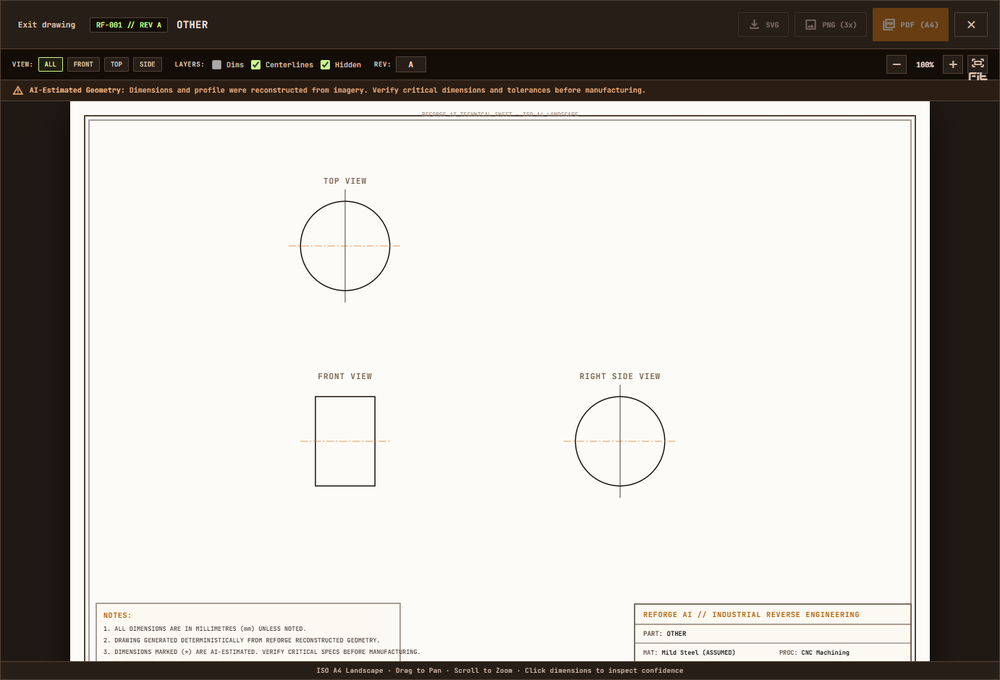
#> input picture report_case/brake/drawing.png, 1000 x 680 px, shrunk from 1382 x 940 before the run
$ python -i calibration.py   (imports and definitions only)
#> lines starting #> are read from the running program, lines starting #| are printed output that depends on the picture; after the words box and inside, x2 and y2 are one past the last pixel; in counts of white or black regions, pixels touching at a corner belong together
#> further down, picture is the input picture: shape (680, 1000, 3); mean B, G, R 178.4, 183.6, 188
"""
calibration.py — Automatic Fiducial Reference & A4 Paper Calibration Engine.

Detects standardized reference benchmarks in photographs:
- ISO 216 A4 Paper (210.0 mm x 297.0 mm, aspect ratio 1 : sqrt(2) ~ 1.4142)
- Rectangular reference targets & grid mats
- User-specified reference objects (e.g. calibration ruler, known diameter)

Uses OpenCV contour analysis, polygon approximation (cv2.approxPolyDP),
corner ordering, and 4-point perspective homography (cv2.getPerspectiveTransform)
to compute true planar metric scale (mm_per_pixel) and planar rectification.
"""

from __future__ import annotations

import logging
import math
from typing import Any, Dict, List, Optional, Tuple

import cv2
import numpy as np

logger = logging.getLogger("reforge.vision.calibration")

# Standard physical dimensions in millimeters
A4_WIDTH_MM = 210.0
A4_HEIGHT_MM = 297.0
A4_ASPECT_RATIO = A4_HEIGHT_MM / A4_WIDTH_MM  # ~1.4142857


def order_quad_points(pts: np.ndarray) -> np.ndarray:
    """
    Orders 4 quadrilateral 2D corner coordinates clockwise starting from top-left:
    [top-left, top-right, bottom-right, bottom-left].
    """
    pts = pts.reshape(4, 2).astype(np.float32)
    rect = np.zeros((4, 2), dtype=np.float32)

    # Top-left has smallest sum (x + y), bottom-right has largest sum
    s = pts.sum(axis=1)
    rect[0] = pts[np.argmin(s)]
    rect[2] = pts[np.argmax(s)]

    # Top-right has smallest diff (y - x), bottom-left has largest diff
    diff = np.diff(pts, axis=1)
    rect[1] = pts[np.argmin(diff)]
    rect[3] = pts[np.argmax(diff)]

    return rect


def detect_a4_paper_corners(
    image: np.ndarray,
    min_area_ratio: float = 0.05,
    max_area_ratio: float = 0.98,
) -> Optional[Dict[str, Any]]:
    """
    Detects an A4 sheet of paper in an RGB or Grayscale image.
    Returns:
        dict with:
            - corners_px: List of 4 ordered corners [[x0,y0], [x1,y1], [x2,y2], [x3,y3]]
            - mm_per_pixel: float
            - homography_matrix: 3x3 list of floats
            - confidence: float [0..1]
            - orientation: 'portrait' | 'landscape'
        or None if no confident A4 sheet is detected.
    """
#> called with min_area_ratio = 0.05, max_area_ratio = 0.98
    if image is None or image.size == 0:
        return None

    h, w = image.shape[:2]
#> h = 680; w = 1000
    total_area = float(w * h)
#> total_area = 680000

    if len(image.shape) == 3:
        gray = cv2.cvtColor(image, cv2.COLOR_BGR2GRAY if image.shape[2] == 3 else cv2.COLOR_RGB2GRAY)
    else:
        gray = image

    # Blur to suppress texture on paper and background
    blurred = cv2.GaussianBlur(gray, (5, 5), 0)
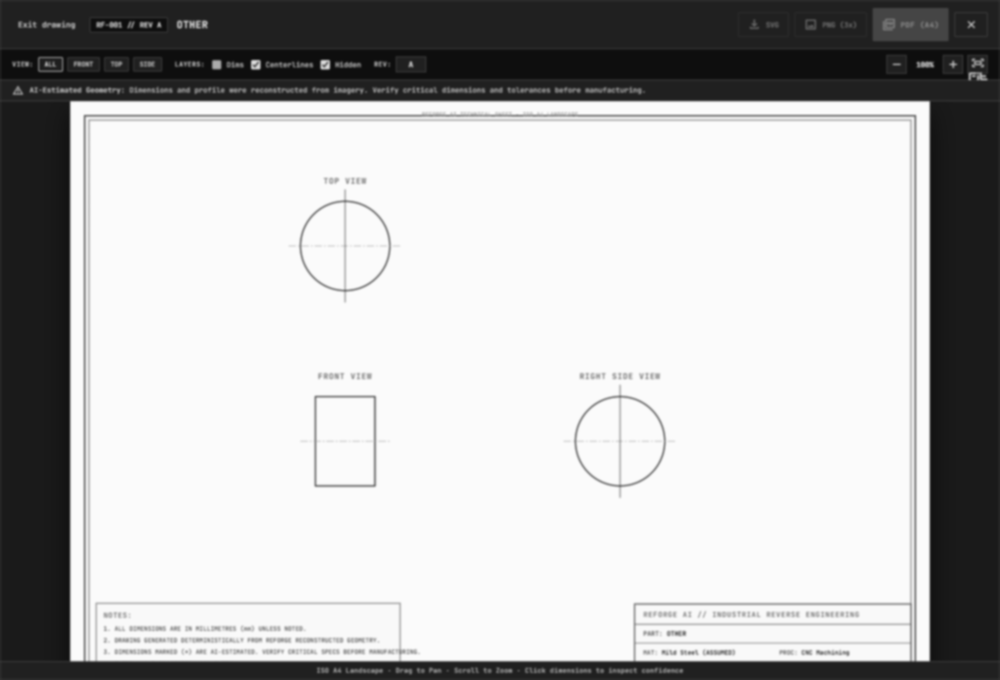
#> blurred: shape (680, 1000); min 14, max 252, mean 184.2

    # Multi-threshold & edge detection to catch light paper against varied backgrounds
    candidates = []

    # 1. Canny edge detector with morphological closing
    edges = cv2.Canny(blurred, 30, 120)
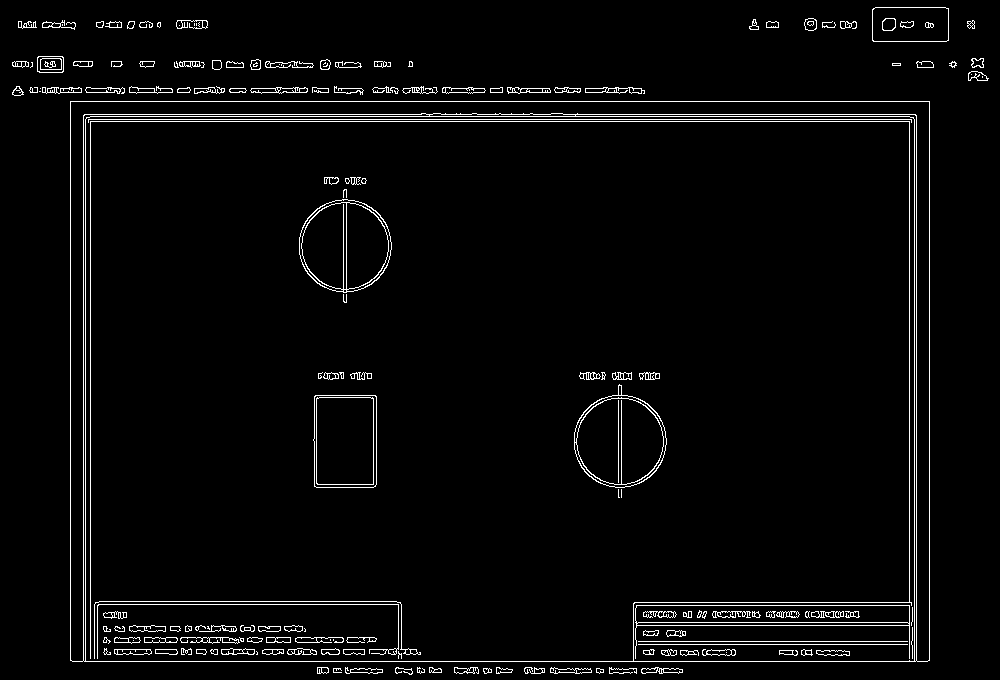
#> edges: shape (680, 1000); 3.3% white in thin lines or dots
    kernel = cv2.getStructuringElement(cv2.MORPH_RECT, (5, 5))
    closed = cv2.morphologyEx(edges, cv2.MORPH_CLOSE, kernel, iterations=2)
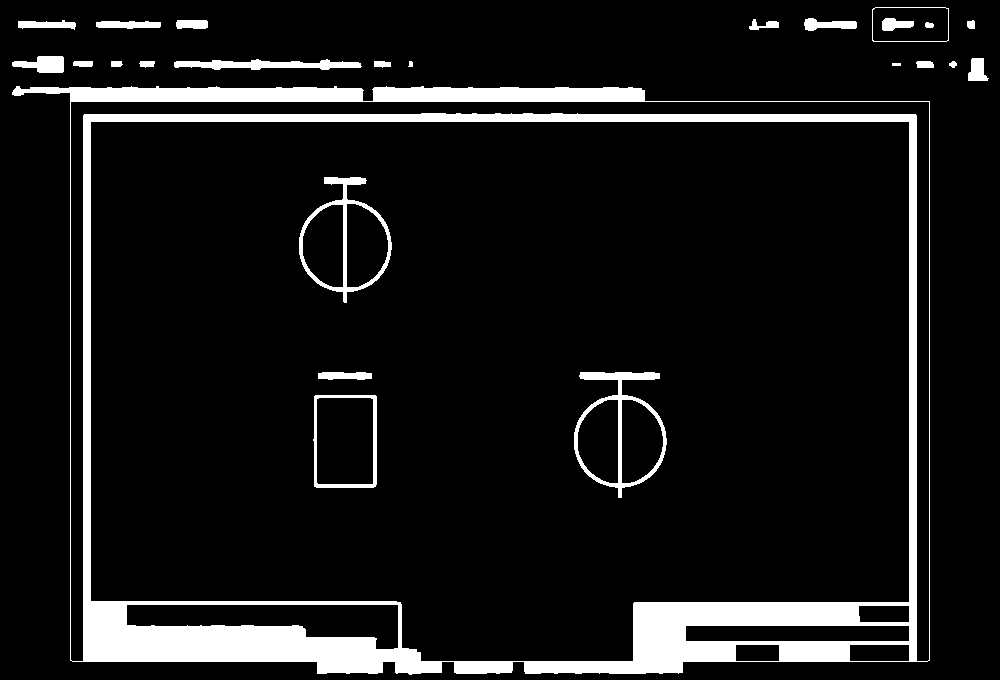
#> closed: shape (680, 1000); 9.2% white; 25 white regions

    # Find external and nested contours
    contours, _ = cv2.findContours(closed, cv2.RETR_TREE, cv2.CHAIN_APPROX_SIMPLE)
#> contours = 38 contours, 2 with area under 20; largest, box (x1, y1, x2, y2) and area: (12, 86, 930, 675) 492610, (90, 121, 910, 662) 407095, (70, 101, 930, 662) 25319, (574, 372, 667, 498) 7290, (126, 604, 399, 650) 7230

    # 2. Also try adaptive / Otsu thresholding for white paper on darker surface
    _, otsu = cv2.threshold(blurred, 0, 255, cv2.THRESH_BINARY + cv2.THRESH_OTSU)
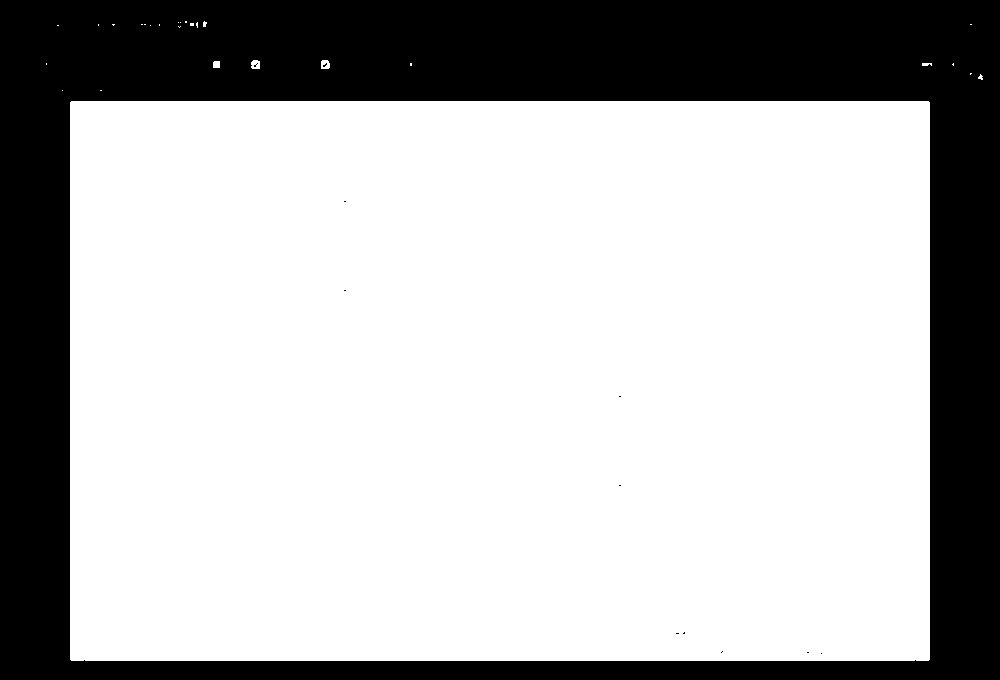
#> otsu: shape (680, 1000); 70.9% white; 12 black regions (11 under 20 px)
    otsu_contours, _ = cv2.findContours(otsu, cv2.RETR_TREE, cv2.CHAIN_APPROX_SIMPLE)
#> otsu_contours = 41 contours, 37 with area under 20; largest, box (x1, y1, x2, y2) and area: (70, 101, 930, 661) 480177, (321, 60, 330, 69) 60, (251, 60, 260, 69) 59, (213, 61, 220, 68) 36
    all_contours = list(contours) + list(otsu_contours)
#> all_contours = 79 contours, 39 with area under 20; largest, box (x1, y1, x2, y2) and area: (12, 86, 930, 675) 492610, (70, 101, 930, 661) 480177, (90, 121, 910, 662) 407095, (70, 101, 930, 662) 25319, (574, 372, 667, 498) 7290

    for cnt in all_contours:
        area = cv2.contourArea(cnt)
        if area < total_area * min_area_ratio or area > total_area * max_area_ratio:
            continue

        peri = cv2.arcLength(cnt, True)
        approx = cv2.approxPolyDP(cnt, 0.025 * peri, True)

        # We need a 4-vertex convex polygon
        if len(approx) == 4 and cv2.isContourConvex(approx):
            pts = approx.reshape(4, 2)
            ordered = order_quad_points(pts)

            # Measure edge lengths in pixels
            tl, tr, br, bl = ordered
            top_w = float(np.linalg.norm(tr - tl))
            bot_w = float(np.linalg.norm(br - bl))
            left_h = float(np.linalg.norm(bl - tl))
            right_h = float(np.linalg.norm(br - tr))

            avg_w = (top_w + bot_w) / 2.0
            avg_h = (left_h + right_h) / 2.0

            if avg_w < 20 or avg_h < 20:
                continue

            aspect = max(avg_w, avg_h) / min(avg_w, avg_h)

            # Check aspect ratio tolerance against A4 standard (1.4142 +/- 18% perspective tolerance)
            aspect_err = abs(aspect - A4_ASPECT_RATIO) / A4_ASPECT_RATIO
            if aspect_err <= 0.18:
                # Determine orientation
                is_portrait = avg_h >= avg_w
                phys_w = A4_WIDTH_MM if is_portrait else A4_HEIGHT_MM
                phys_h = A4_HEIGHT_MM if is_portrait else A4_WIDTH_MM

                # Target coordinates in true millimeters
                dst_pts = np.array([
                    [0.0, 0.0],
                    [phys_w, 0.0],
                    [phys_w, phys_h],
                    [0.0, phys_h],
                ], dtype=np.float32)

                # Homography: image pixels -> physical mm
                H, _ = cv2.findHomography(ordered, dst_pts)

                # Mean scale in mm per pixel
                mm_per_px_x = phys_w / avg_w
                mm_per_px_y = phys_h / avg_h
                mean_mm_per_px = (mm_per_px_x + mm_per_px_y) / 2.0

                confidence = max(0.5, min(0.98, 1.0 - (aspect_err * 2.0)))

                candidates.append({
                    "corners_px": ordered.tolist(),
                    "mm_per_pixel": float(round(mean_mm_per_px, 5)),
                    "homography_matrix": H.tolist() if H is not None else None,
                    "confidence": float(round(confidence, 3)),
                    "orientation": "portrait" if is_portrait else "landscape",
                    "area_px2": float(area),
                    "aspect_ratio": float(round(aspect, 3)),
                })
#> this loop made 79 passes
#> (area, peri, s in order_quad_points, diff in order_quad_points, top_w, bot_w, left_h) on passes 1, 39: (492610, 3129.1, [103, 730, 1589, 1030], [77, 590, -269, -828], 916.1, 859, 572.8), (480177, 2835.3, [172, 731, 1588, 1029], [32, 589, -270, -827], 858, 858, 558)
#> (area, peri, s in order_quad_points, diff in order_quad_points, tl, tr, br, bl) on pass 7: (407095, 2711, [212, 1029, 1510, 692], [32, -787, -308, 510], [90, 122], [908, 121], [909, 601], [91, 601])
#> after the loop, candidates = 2 items

    if not candidates:
        return None

    # Choose candidate closest to expected A4 aspect ratio and largest reasonable area
    candidates.sort(key=lambda c: (c["confidence"], c["area_px2"]), reverse=True)
    best = candidates[0]
#> best = {'corners_px': [[70, 102], [928, 101], [929, 659], [71, 660]], 'mm_per_pixel': 0.361, 'homography_matrix': [[0.346, -0.00062, -24.17], [0.000439, 0.376, -38.42], [0, 0, 1]], 'confidence': 0.826, 'orientation': 'landscape', 'area_px2': 480177, 'aspect_ratio': 1.54}
    return best

>>> import cv2
>>> picture = cv2.imread('../../report_case/brake/drawing.png')
>>> result = detect_a4_paper_corners(picture)
#> result has the same summary as best in detect_a4_paper_corners

$ run again, on report_case/brake/input.png
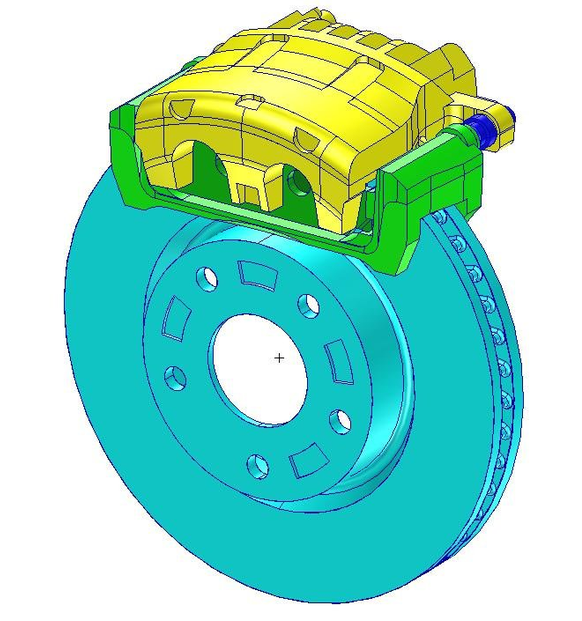
#> input picture report_case/brake/input.png, 582 x 621 px
#> picture is the input picture: shape (621, 582, 3); mean B, G, R 194, 218.3, 147.5
#> in detect_a4_paper_corners, `edges = cv2.Canny(blurred, 30, 120)`:
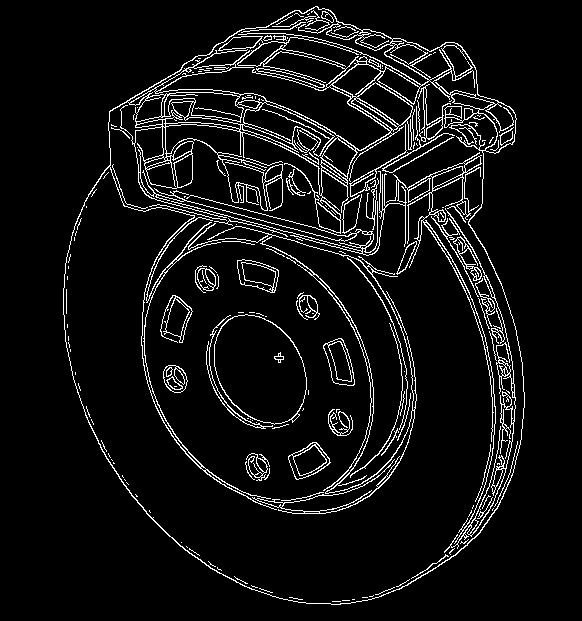
#> edges: shape (621, 582); 6.7% white in thin lines or dots, all inside (x1, y1, x2, y2) = (63, 6, 525, 605)
#> closed: shape (621, 582); 18.9% white; 12 white regions
#> contours = 72 contours; largest, box (x1, y1, x2, y2) and area: (63, 6, 525, 605) 213464, (64, 177, 493, 604) 67486, (144, 241, 371, 501) 44614, (206, 312, 309, 429) 8883, (214, 315, 307, 424) 7550
#> in detect_a4_paper_corners, `_, otsu = cv2.threshold(blurred, 0, 255, cv2.THRESH_BINARY + cv2.THRES..`:
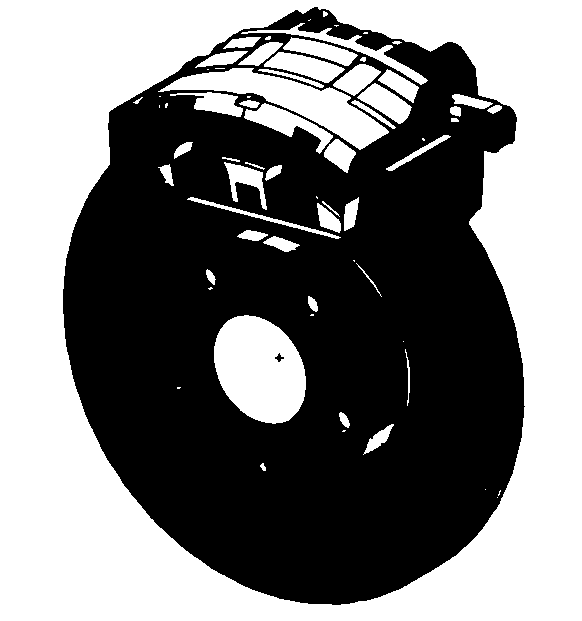
#> otsu: shape (621, 582); 49% white; 67 white regions (21 under 20 px)
#> otsu_contours = 69 contours, 28 with area under 20; largest, box (x1, y1, x2, y2) and area: (0, 0, 582, 621) 360220, (62, 6, 526, 606) 214314, (214, 315, 306, 424) 7418, (158, 68, 389, 150) 5498, (244, 103, 333, 154) 1330
#> all_contours = 141 contours, 28 with area under 20; largest, box (x1, y1, x2, y2) and area: (0, 0, 582, 621) 360220, (62, 6, 526, 606) 214314, (63, 6, 525, 605) 213464, (64, 177, 493, 604) 67486, (144, 241, 371, 501) 44614
#> the loop in detect_a4_paper_corners, `for cnt in all_contours:` made 141 passes
#> area on passes 2, 3, 5, 6, 7, 8, 9, 10: 702, 260, 506, 949.5, 510.5, 492, 502, 949
#> after the loop in detect_a4_paper_corners, `for cnt in all_contours:`: candidates = []
